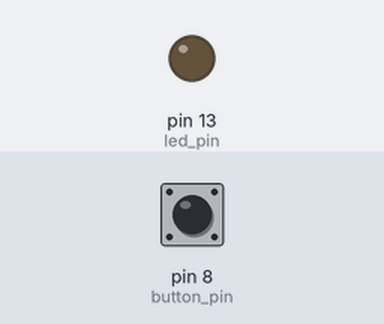
Bench run of a sketch on a simulated Arduino Uno, built with avr-gcc and run on an emulated ATmega328P. Shown: output pins drawn as LEDs (lit = HIGH). Inputs (shaded band) come from the test bench; at power-on: pin 8 (button_pin) LOW.

Above: at 1.2 s.
1.3 s: pin 8 (button_pin) pulled HIGH for 0.15 s
At 1.37 s:
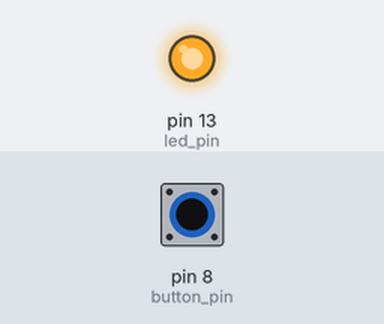
2.9 s: pin 8 (button_pin) pulled HIGH for 3.2 s
At 7.1 s:
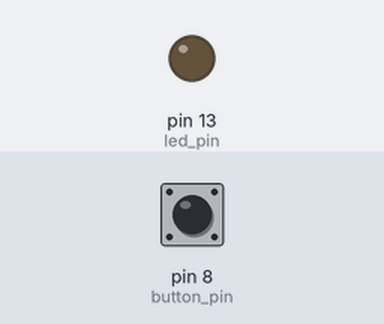
Timing chart, 0 to 8.6 s (numbered marks = the images above; inputs shaded):
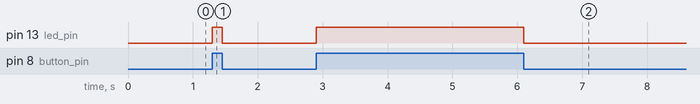

Measured:
- after the input at 1.3 s, pin 13 (led_pin): LOW → HIGH at once, → LOW 0.15 s later
- after the input at 2.9 s, pin 13 (led_pin): LOW → HIGH at once, → LOW 3.2 s later

The sketch:

button.ino
```cpp
#define led_pin 13
#define button_pin 8

void setup() {
  // put your setup code here, to run once:
  // inititalize digital pin led_builtin as an output
  pinMode (led_pin, OUTPUT);
  pinMode (button_pin, INPUT);
}

void loop() {
  // put your main code here, to run repeatedly:
  if (digitalRead(button_pin) == HIGH) {
    digitalWrite(led_pin, HIGH);
  }
  else {
    digitalWrite(led_pin, LOW);
  }
}
```
